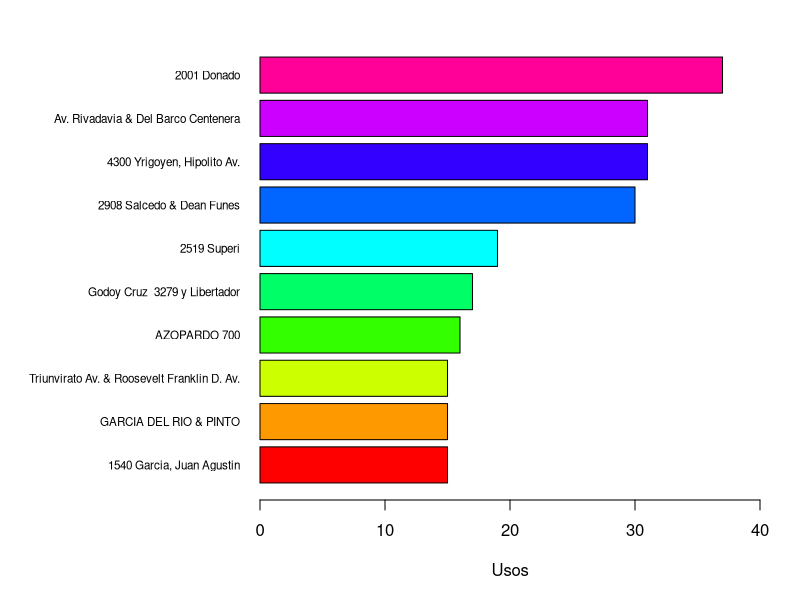
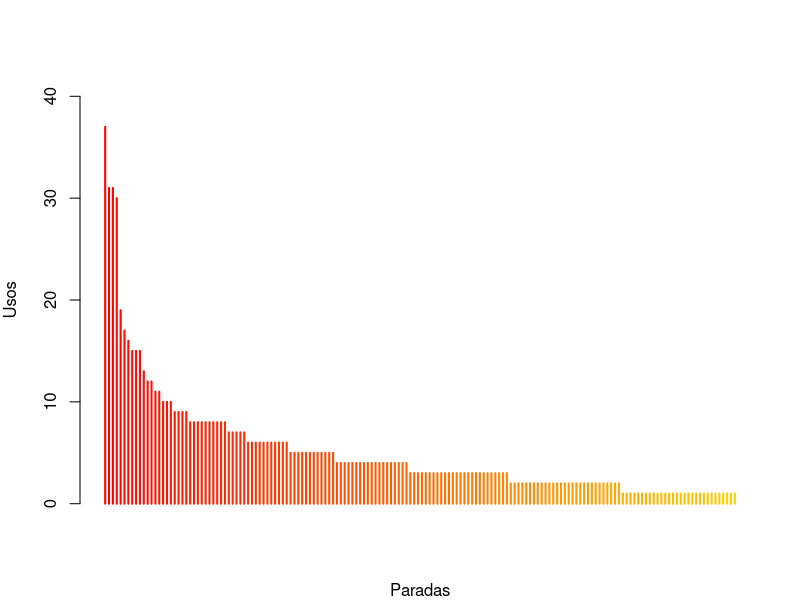
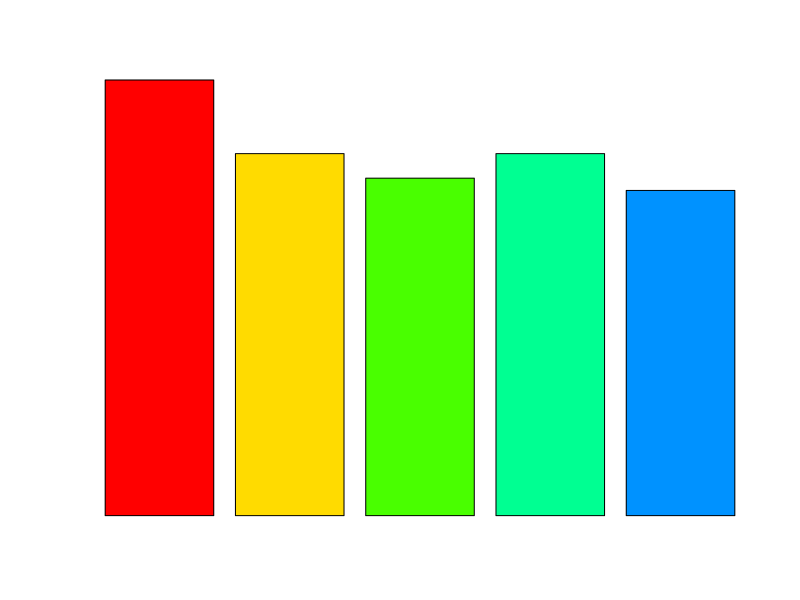

Source code (R) for these figures, in order: (Note: this script raises an error after producing the figures.)
## ---- chunk 1
library(knitr)
usuarios = read.table("usuarios5.csv", header = TRUE, sep = ",")
recorridos = read.table("recorridos5.csv", header = TRUE, sep = ",")
usuarios$genero_usuario = as.factor(usuarios$genero_usuario)
usuarios_recorridos = merge(usuarios, recorridos)

attach(recorridos)

dias = factor(recorridos$dia, levels = c("Domingo", "Lunes", "Martes", "Miércoles", "Jueves", "Viernes", "Sábado"))
usuarios_recorridos$dia = factor(dias)

direcciones = as.factor(c(direccion_estacion_origen, direccion_estacion_destino))

vn = sort(table(direcciones), decreasing = TRUE)
vn2 = sort(vn, decreasing = TRUE)[1:10]
## ---- chunk 2
par(mar=c(5,13,2,2))
barplot(sort(vn2, decreasing = FALSE), las=1, xlim = c(0, 40), xlab = "Usos", col = rainbow(10), horiz = TRUE, cex.names=0.7)
## ---- chunk 3
par(mar=c(4,4,4,2))
plot(vn, ylim = c(0, 40), xaxt='n', xlab = "Paradas", ylab = "Usos", col = rainbow(1200))
## ---- chunk 4
viajes_semana = table(usuarios_recorridos$dia)
barplot(viajes_semana, xlab = "Dia", ylab = "Viajes", names = levels(dias), col = rainbow(7), beside = TRUE)
## ---- chunk 5
viajes_sexo_semana = table(usuarios_recorridos$genero_usuario, usuarios_recorridos$dia)
barplot(viajes_sexo_semana, xlab = "Dia", ylab = "Viajes", names = levels(dias), col = c("#FF8989", "#A6F6F1", "#CEFA8A"), beside = TRUE)
legend("topright", legend = c("Mujeres", "Hombres", "Otros"), fill = c("#FF8989", "#A6F6F1", "#CEFA8A"))
## ---- chunk 6
usuarios_generos = table(usuarios$genero_usuario)
porcentajes_generos = usuarios_generos
porcentajes_generos = paste(c("Mujeres", "Hombres", "Otros"), porcentajes_generos)
porcentajes_generos = paste(porcentajes_generos, "%", sep = "")
pie(usuarios_generos, labels = porcentajes_generos, col = c("#FF8989", "#A6F6F1", "#CEFA8A"))
## ---- chunk 7
viajes_sexo = table(usuarios_recorridos$genero_usuario)
porcentajes_viajes_sexo = round((viajes_sexo * 100)/417)
porcentajes_viajes_sexo = paste(c("Mujeres", "Hombres", "Otros"), porcentajes_viajes_sexo)
porcentajes_viajes_sexo = paste(porcentajes_viajes_sexo, "%", sep = "")
pie(viajes_sexo, labels = porcentajes_viajes_sexo, col = c("#FF8989", "#A6F6F1", "#CEFA8A"))
## ---- chunk 8
stem(usuarios$edad_usuario, atom = 10)
hist(usuarios$edad_usuario, main = "", xlab = "Edades", ylab = "Cantidad", col = "purple", ylim = c(0, 25), xaxp = c(10, 65, 11))
## ---- chunk 9
hist(usuarios_recorridos$edad_usuario, main = "", xlab = "Edades", ylab = "Cantidad", col = "purple", ylim = c(0, 140), xaxp = c(10, 65, 11))
## ---- chunk 10
intervalos_edades = cut(usuarios_recorridos$edad_usuario, breaks = c(15, 20, 25, 30, 35, 40, 45, 50, 55, 60, 65))
frecuencia_absoluta = table(intervalos_edades)
frecuencia_relativa = prop.table(frecuencia_absoluta)
porcentaje = frecuencia_relativa * 100
frecuencia_absoluta_acumulada = cumsum(frecuencia_absoluta)
frecuencia_relativa_acumulada = cumsum(frecuencia_relativa)
porcentaje_acumulado = cumsum(porcentaje)
tabla_edad = cbind(frecuencia_absoluta, frecuencia_relativa, porcentaje, frecuencia_absoluta_acumulada, frecuencia_relativa_acumulada, porcentaje_acumulado)
kable(tabla_edad, caption = "Viajes por Franjas Etarias", col.names = c("Frecuencia Absoluta", "Frecuencia Relativa", "Porcentaje", "Frec abs acumulada", "Frec rel acumulada", "Porc acumulado"), digits = 2, align = "cccccc")
## ---- chunk 11
boxplot(recorridos$duracion_recorrido, horizontal = TRUE, xlab = "Duracion de viaje (en segundos)", boxfill="lightblue", outline = FALSE)

boxplot(recorridos$duracion_recorrido, horizontal = TRUE, xlab = "Duracion de viaje (en segundos)", boxfill="lightblue")


intervalos_horas = cut(recorridos$duracion_recorrido, breaks = c(0, 1800, 3600, 5400, 19800), dig.lab = 10)
frecuencia_absoluta = table(intervalos_horas)
frecuencia_relativa = prop.table(frecuencia_absoluta)
porcentaje = frecuencia_relativa * 100
frecuencia_absoluta_acumulada = cumsum(frecuencia_absoluta)
frecuencia_relativa_acumulada = cumsum(frecuencia_relativa)
porcentaje_acumulado = cumsum(porcentaje)
tabla_duracion_recorridos = cbind(frecuencia_absoluta, frecuencia_relativa, porcentaje, frecuencia_absoluta_acumulada, frecuencia_relativa_acumulada, porcentaje_acumulado)
kable(tabla_duracion_recorridos, caption = "Duraciones de recorridos", col.names = c("Frecuencia Absoluta", "Frecuencia Relativa", "Porcentaje", "Frec abs acumulada", "Frec rel acumulada", "Porc acumulado"), digits = 2, align = "cccccc")
## ---- chunk 12
boxplot(recorridos$distancia, horizontal = TRUE, xlab = "Distancia (en metros)", boxfill="lightblue")

plot(recorridos$duracion_recorrido~recorridos$distancia,ylab = "Duración",xlab = "Distancia")
